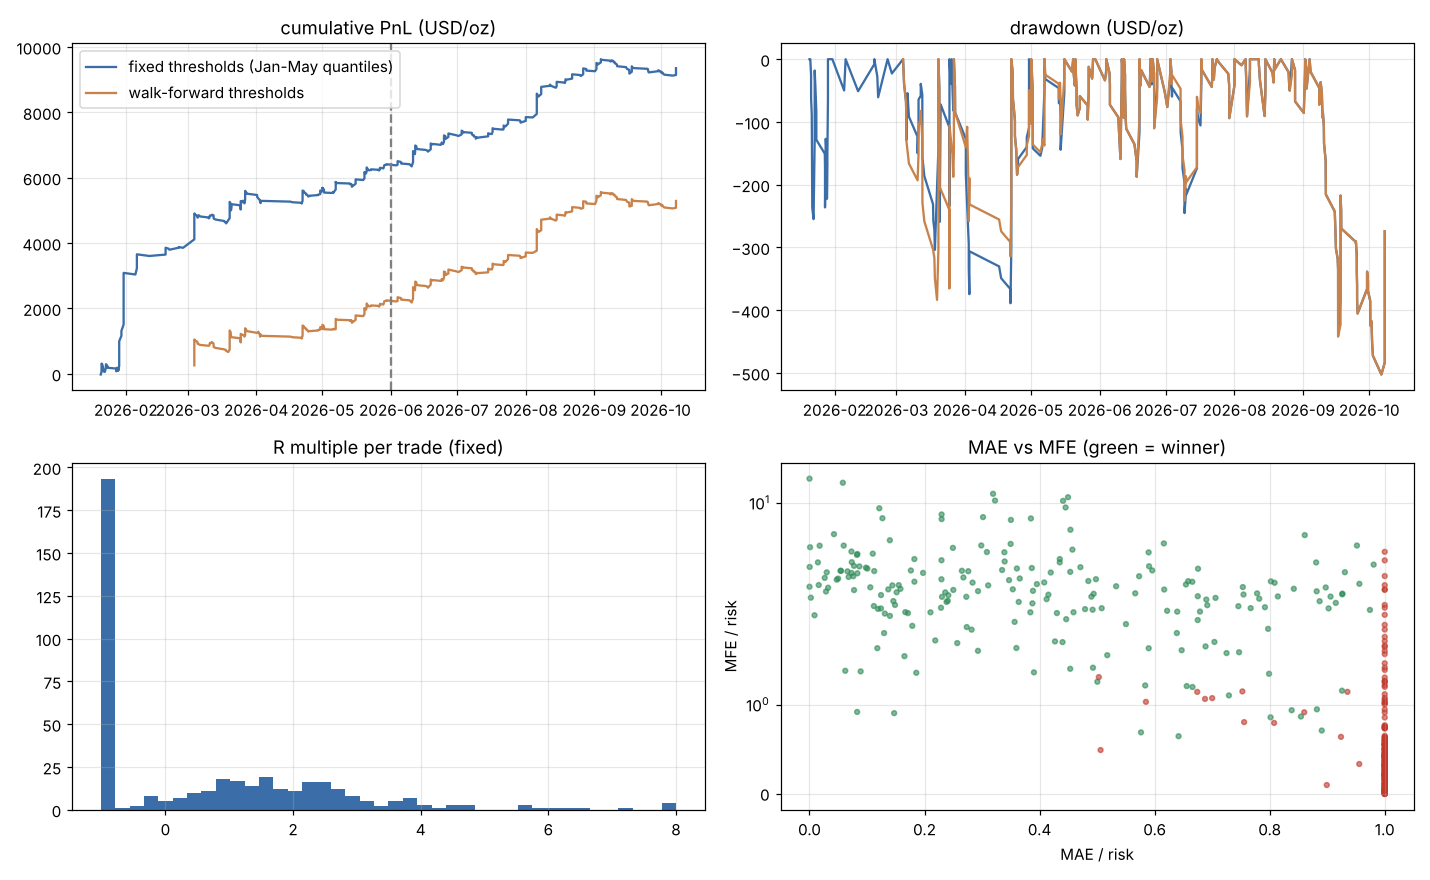

Python code for this plot:
"""目前最佳系統（彙整第 10~16 部分）—— 完整規則、逐筆明細、統計報告、滾動前推。

規則（broker 時間 = 紐約 + 7；交易日 01:00~23:59）
 1. 不做星期一。
 2. 每天 02:00、03:00 … 10:00 各建一個 IB = 該整點起 60 分鐘的最高 / 最低。
 3. IB 結束後 3 小時內，第一根「M5 收盤」站上 IB 高 + 0.05×ATR10 → 做多；跌破 IB 低 − 0.05×ATR10 → 做空；
    以該 M5 收盤價進場。每個 IB 最多一筆，不同 IB 可同時持有。
 4. 不做：突破方向 = 前一交易日 (收−開) 方向，且 IB 區間 < thr_ib × ATR10（小 IB 順勢假突破）。
 5. 不做：當天發展中 TPO（15 分字母）反方向極端的單印尾巴 > thr_tail × ATR10（剛發生急速反轉）。
 6. 不做：反方向的當天極值是由「最近」的字母做出來的（ext_letter > thr_ext，極值很新）。
 7. 停損：IB 另一側。出場：停損或當天最後一根 K 棒收盤。成本：進場 K 棒點差。
 8. 同一根 K 棒、同方向只開一筆（多個 IB 同時觸發時保留最早的 IB；避免隱形加倍）。
門檻 thr_ib / thr_tail / thr_ext 是分位數：IB/ATR 40%、tail 80%、ext_letter 80%。
  固定版：用 1~5 月的分位數；滾動版：每月月初用「之前所有資料」重算（真正可實盤的做法）。
單位：美元/盎司 = 下 0.01 手的美元；R = 損益 / 初始風險（進場價到停損的距離）。
"""
import numpy as np
import pandas as pd
from part14_deep import ARR, D, DAYS, SPLIT
from part15_letters import features as basic_features
from part16_adv_letters import adv

BUF, IB_MIN, WIN, HOURS = 0.05, 60, 3, range(2, 11)


def raw_signals():
    """規則 1~3 的所有訊號，附上規則 4~6 要用的特徵（不在這裡篩）。"""
    out = []
    for di, day in enumerate(DAYS):
        if di == 0 or day.dayofweek == 0:
            continue
        atr = D.atr10.iloc[di]
        if not np.isfinite(atr):
            continue
        prev = D.iloc[di - 1]; pdir = np.sign(prev.close - prev.open)
        t, O, H, L, C, S = ARR[day]
        mins = (t - day).total_seconds().values // 60
        for h in HOURS:
            s0 = h * 60
            m = (mins >= s0) & (mins < s0 + IB_MIN)
            if m.sum() < IB_MIN * 0.8:
                continue
            ibh, ibl = H[m].max(), L[m].min()
            up_l, dn_l = ibh + BUF * atr, ibl - BUF * atr
            w = np.where((mins >= s0 + IB_MIN) & (mins < s0 + IB_MIN + WIN * 60))[0]
            w5 = w[(mins[w] + 1) % 5 == 0]
            up = w5[C[w5] > up_l]; dn = w5[C[w5] < dn_l]
            if len(up) and (not len(dn) or up[0] < dn[0]): side, i = 1, up[0]
            elif len(dn): side, i = -1, dn[0]
            else: continue
            out.append(dict(day=day, h=h, i=min(i + 1, len(C) - 1), i_sig=i, side=side, lvl=C[i], ibh=ibh, ibl=ibl,
                            rng=ibh - ibl, atr=atr, ib_atr=(ibh - ibl) / atr, aligned=bool(side == pdir),
                            t_in=t[i], spread=S[i]))
    s = pd.DataFrame(out)
    s["tail"] = [basic_features(r, 15)["tail"] for r in s.itertuples()]
    s["ext_letter"] = [adv(r).get("ext_letter", np.nan) for r in s.itertuples()]
    return s


def simulate(s):
    """逐筆出場，附 MAE / MFE / 持有時間。"""
    rows = []
    for r in s.itertuples():
        t, O, H, L, C, S = ARR[r.day]
        side, lvl = r.side, r.lvl
        stop = r.ibl if side == 1 else r.ibh
        risk = side * (lvl - stop)
        px, j, why = C[-1], len(C) - 1, "收盤"
        mae = mfe = 0.0
        for k in range(r.i, len(C)):
            hit = L[k] <= stop if side == 1 else H[k] >= stop
            if hit:
                px = min(O[k], stop) if side == 1 else max(O[k], stop); j, why = k, "停損"
                mae = max(mae, risk); break
            mae = max(mae, side * (lvl - (L[k] if side == 1 else H[k])))
            mfe = max(mfe, side * ((H[k] if side == 1 else L[k]) - lvl))
        pnl = side * (px - lvl) - r.spread
        rows.append(dict(entry_time=r.t_in, exit_time=t[j], exit_px=px, exit_reason=why, risk=risk, pnl=pnl,
                         R=pnl / risk if risk > 0 else np.nan, mae=mae, mfe=mfe, hold_h=(t[j] - r.t_in).total_seconds() / 3600))
    return pd.concat([s.reset_index(drop=True), pd.DataFrame(rows)], axis=1)


def apply_rules(X, q_ib, q_tail, q_ext):
    Y = X[~(X.aligned & (X.ib_atr < q_ib)) & (X["tail"] <= q_tail) & (X.ext_letter.fillna(0) <= q_ext)]
    return Y.sort_values(["t_in", "h"]).drop_duplicates(["t_in", "side"])


def thresholds(H):
    return H.ib_atr.quantile(0.4), H["tail"].quantile(0.8), H.ext_letter.quantile(0.8)


def walk_forward(X):
    """每月月初，用之前所有訊號重算三個門檻（擴張視窗），只套用在當月。從第 3 個月開始。"""
    X = X.copy(); X["ym"] = X.day.dt.to_period("M")
    months = sorted(X.ym.unique()); parts, used = [], []
    for m in months[2:]:
        past = X[X.ym < m]; cur = X[X.ym == m]
        q = thresholds(past); used.append((str(m), *q))
        parts.append(apply_rules(cur, *q))
    return pd.concat(parts), pd.DataFrame(used, columns=["月", "thr_ib", "thr_tail", "thr_ext"])


def report(T, P, title):
    p = T.pnl; w, l = p[p > 0], p[p <= 0]
    nd = T.day.nunique(); td = len(set(DAYS) & set(T.day.unique()))
    T = T.sort_values("exit_time"); eq = T.pnl.cumsum(); dd = eq - eq.cummax()
    daily = T.groupby("day").pnl.sum()
    all_days = pd.Series(0.0, index=[d for d in DAYS if d >= T.day.min() and d <= T.day.max() and d.dayofweek != 0])
    daily_full = all_days.add(daily, fill_value=0)
    sharpe = daily_full.mean() / daily_full.std() * np.sqrt(250)
    lose = (p <= 0).astype(int); streak = lose.groupby((lose != lose.shift()).cumsum()).sum().max()
    win_s = (p > 0).astype(int); wstreak = win_s.groupby((win_s != win_s.shift()).cumsum()).sum().max()
    # 同時持倉
    ev = sorted([(a, 1) for a in T.entry_time] + [(b, -1) for b in T.exit_time], key=lambda x: (x[0], x[1]))
    cur = mx = 0
    for _, e in ev:
        cur += e; mx = max(mx, cur)
    P(f"\n{'=' * 100}\n{title}")
    P(f"  交易 {len(T)} 筆；有交易的天 {nd}（{len(T) / nd:.1f} 筆/天）；涵蓋交易日（不含週一）{len(daily_full)}")
    P(f"  勝率 {len(w) / len(p) * 100:.1f}%  平均賺 {w.mean():+.2f}  平均賠 {l.mean():+.2f}  賺賠比 {w.mean() / -l.mean():.2f}")
    P(f"  每筆期望 {p.mean():+.2f} 美元/盎司（{T.R.mean():+.2f} R，中位數 {T.R.median():+.2f} R）  PF {w.sum() / -l.sum():.2f}")
    P(f"  總計 {p.sum():+.0f}  最大回撤 {dd.min():.0f}（= {-dd.min() / T.risk.median():.1f} 筆中位數風險）  總計/回撤 {p.sum() / -dd.min():.1f}")
    P(f"  日報酬 Sharpe（年化，含無交易日）{sharpe:.2f}；正報酬日 {(daily_full > 0).mean() * 100:.0f}%  零交易日 {(daily_full == 0).mean() * 100:.0f}%")
    P(f"  最長連虧 {streak} 筆；最長連勝 {wstreak} 筆；同時持倉最多 {mx} 筆")
    P(f"  初始風險（停損距離）中位數 {T.risk.median():.1f} 美元（{(T.risk / T.atr).median():.2f} ATR），範圍 {T.risk.min():.1f}~{T.risk.max():.1f}")
    P(f"  持有時間 中位數 {T.hold_h.median():.1f} 小時；停損出場 {(T.exit_reason == '停損').mean() * 100:.0f}%（平均持有 "
      f"{T[T.exit_reason == '停損'].hold_h.mean():.1f}h），收盤出場 {(T.exit_reason == '收盤').mean() * 100:.0f}%（平均 {T[T.exit_reason == '收盤'].pnl.mean():+.1f}）")
    win_T = T[T.pnl > 0]; los_T = T[T.pnl <= 0]
    P(f"  MFE（最大浮盈）中位數：贏單 {win_T.mfe.median():.1f}，輸單 {los_T.mfe.median():.1f}（輸單中 MFE ≥ 1R 的比例 "
      f"{(los_T.mfe >= los_T.risk).mean() * 100:.0f}%）")
    P(f"  MAE（最大浮虧）中位數：贏單 {win_T.mae.median():.1f}（{(win_T.mae / win_T.risk).median():.2f}R）")
    P(f"  R 分佈：≤−1R {(T.R <= -0.99).mean() * 100:.0f}%｜−1~0 {((T.R > -0.99) & (T.R <= 0)).mean() * 100:.0f}%｜0~1 {((T.R > 0) & (T.R <= 1)).mean() * 100:.0f}%"
      f"｜1~3 {((T.R > 1) & (T.R <= 3)).mean() * 100:.0f}%｜>3R {(T.R > 3).mean() * 100:.0f}%；最大單筆 {T.R.max():+.1f}R / {p.max():+.0f}")
    top = daily.sort_values(ascending=False)
    P(f"  獲利集中：最好 5 天 {top.head(5).sum():+.0f}（{top.head(5).sum() / p.sum() * 100:.0f}%）；拿掉最好 10 天剩 {top.iloc[10:].sum():+.0f}")
    for lab, g in [("多/空", T.side.map({1: "多", -1: "空"})), ("時段", T.h), ("星期", T.day.dt.dayofweek.map(dict(enumerate("一二三四五")))),
                   ("月份", T.day.dt.strftime("%m"))]:
        a = T.groupby(g).pnl.agg(["count", "mean", "sum"])
        pf = T.groupby(g).pnl.apply(lambda x: x[x > 0].sum() / max(-x[x <= 0].sum(), 1e-9))
        P(f"  依{lab}：" + "  ".join(f"{k}: {int(v['count'])}筆 {v['mean']:+.1f} PF{pf[k]:.2f}" for k, v in a.iterrows()))
    wk = T.groupby(T.day.dt.to_period("W")).pnl.sum()
    P(f"  週：正 {(wk > 0).mean() * 100:.0f}%；最差週 {wk.min():+.0f}，最好週 {wk.max():+.0f}")


def sizing(T, P, start=10000.0):
    P("\n  資金模擬（起始 10,000 美元，每筆風險 = 權益 r%，手數 = 風險 / (停損距離 × 100)，最小 0.01 手）")
    T = T.sort_values("exit_time")
    for cap_n in (99, 3):
        for r in (0.25, 0.5, 1.0):
            eq = peak = start; mdd = 0.0; open_ = []; lots = []
            for x in T.itertuples():
                open_ = [e for e in open_ if e > x.entry_time]
                if len(open_) >= cap_n:
                    continue
                open_.append(x.exit_time)
                lot = max(0.01, round(eq * r / 100 / (x.risk * 100), 2)); lots.append(lot)
                eq += lot * 100 * x.pnl; peak = max(peak, eq); mdd = min(mdd, eq / peak - 1)
            P(f"    上限 {cap_n if cap_n < 99 else '無':>2} 筆、每筆 {r:4}%：期末 {eq:10,.0f}（{(eq / start - 1) * 100:+6.0f}%）"
              f" 最大回撤 {mdd * 100:5.1f}%  手數中位數 {np.median(lots):.2f}")


if __name__ == "__main__":
    out = open("results_final.txt", "w")
    def P(x=""): print(x); out.write(x + "\n"); out.flush()
    X = simulate(raw_signals())
    IS = X[X.day < SPLIT]
    q = thresholds(IS)
    P(f"固定門檻（1~5 月分位數）：thr_ib = {q[0]:.3f} ATR、thr_tail = {q[1]:.3f} ATR、thr_ext = {q[2]:.2f}")
    F = apply_rules(X, *q)
    keep = ["day", "h", "side", "entry_time", "lvl", "ibh", "ibl", "risk", "exit_time", "exit_px", "exit_reason", "pnl", "R",
            "mae", "mfe", "hold_h", "atr", "ib_atr", "aligned", "tail", "ext_letter", "spread"]
    Fo = F[keep].rename(columns={"lvl": "entry_px", "h": "ib_hour"}).sort_values("entry_time")
    Fo.to_csv("final_trades.csv", index=False, float_format="%.4f")
    report(F, P, "固定門檻 — 全期")
    report(F[F.day < SPLIT], P, "固定門檻 — 1~5 月（挑參數期）")
    report(F[F.day >= SPLIT], P, "固定門檻 — 6~10 月（驗證期）")
    sizing(F, P)
    WF, used = walk_forward(X)
    P("\n滾動前推：每月月初只用過去資料重算門檻")
    P(used.round(3).to_string(index=False))
    report(WF, P, "滾動前推 — 3~10 月（每個月都是樣本外）")
    sizing(WF, P)
    WF[keep].rename(columns={"lvl": "entry_px", "h": "ib_hour"}).sort_values("entry_time").to_csv(
        "final_trades_walkforward.csv", index=False, float_format="%.4f")
    out.close()

    import matplotlib; matplotlib.use("Agg")
    import matplotlib.pyplot as plt
    fig, ax = plt.subplots(2, 2, figsize=(13, 8))
    for T, lab, col in [(F, "fixed thresholds (Jan-May quantiles)", "#3b6ea8"), (WF, "walk-forward thresholds", "#c9824a")]:
        T = T.sort_values("exit_time"); eq = T.pnl.cumsum()
        ax[0, 0].plot(T.exit_time, eq, label=lab, color=col); ax[0, 1].plot(T.exit_time, eq - eq.cummax(), color=col)
    ax[0, 0].axvline(SPLIT, color="gray", ls="--"); ax[0, 0].legend(); ax[0, 0].set_title("cumulative PnL (USD/oz)"); ax[0, 0].grid(alpha=.3)
    ax[0, 1].set_title("drawdown (USD/oz)"); ax[0, 1].grid(alpha=.3)
    ax[1, 0].hist(F.R.clip(-1.5, 8), bins=40, color="#3b6ea8"); ax[1, 0].set_title("R multiple per trade (fixed)"); ax[1, 0].grid(alpha=.3)
    c = np.where(F.pnl > 0, "#2e8b57", "#c0392b")
    ax[1, 1].scatter(F.mae / F.risk, F.mfe / F.risk, c=c, s=10, alpha=.6)
    ax[1, 1].set_xlabel("MAE / risk"); ax[1, 1].set_ylabel("MFE / risk"); ax[1, 1].set_yscale("symlog")
    ax[1, 1].set_title("MAE vs MFE (green = winner)"); ax[1, 1].grid(alpha=.3)
    plt.tight_layout(); plt.savefig("final_system.png", dpi=110)
